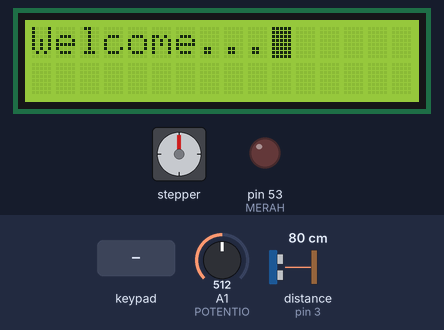
Bench run of a sketch on a simulated Arduino Mega 2560, built with avr-gcc and run on an emulated ATmega2560. Shown: 16×2 character LCD, stepper motor, output pins drawn as LEDs (lit = HIGH). Dashed ring = blinking. The inputs (shaded band) are chosen by the test bench; at power-on: distance to the obstacle (sensor on pin 3) 80 cm, A1 (POTENTIO) = 512. The echo pulse lasts 58.3 µs per cm; stepper angles assume 48 steps per turn; what the sketch prints to the serial monitor is not drawn.

Above: at 1.2 s.
1.3 s: key '1' pressed
At 1.7 s:
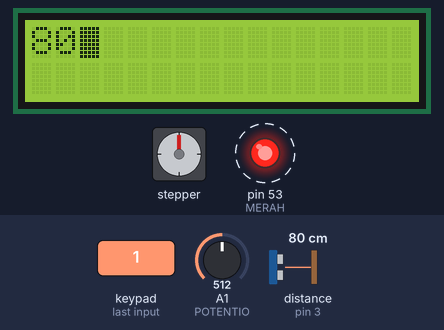
4.3 s: distance to the obstacle (sensor on pin 3) set to 12 cm
At 5.2 s:
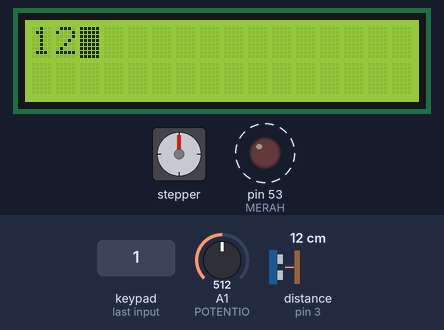
6.3 s: distance to the obstacle (sensor on pin 3) set to 9 cm
At 6.59 s:
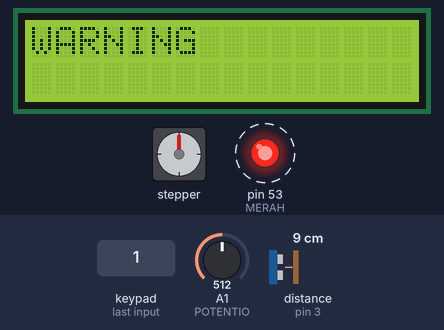
8.1 s: keypad keys 4 4 4 2 4 0 3 8 pressed 0.4 s apart
At 8.26 s:
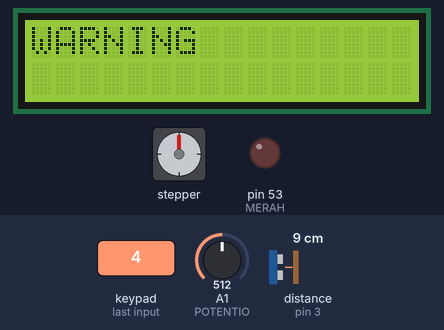
Timing chart, 0 to 60.3 s (numbered marks = the images above; inputs shaded):
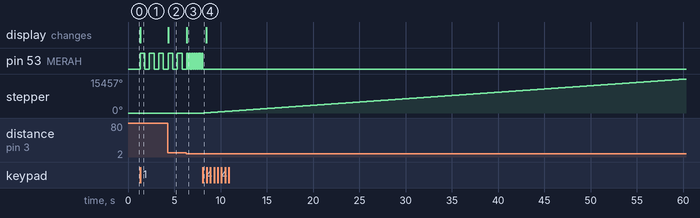

Measured:
- the behaviour switches between 11 and 10 cm on distance to the obstacle (sensor on pin 3) (found by bisection; images 2 and 3)
- after the input at 1.3 s, pin 53 (MERAH): alternates HIGH for 0.50 s and LOW for 0.51 s, starting at once; the display: changes at once (image 1)
- after the input at 4.3 s, the display: changes at once (image 2)
- after the input at 6.3 s, pin 53 (MERAH): alternates HIGH for 0.10 s and LOW for 0.10 s, starting after 0.14 s; the display: changes at once (image 3)
- after the input at 8.1 s, pin 53 (MERAH): stops changing and stays LOW; stepper: keeps turning clockwise at about 297°/s, starting after 0.09 s

The sketch:

latihan_24823.ino
```cpp
#include <Stepper.h>
#include <Ultrasonic.h>
#include <Keypad.h>
#include <LiquidCrystal.h>

#define POTENTIO A1
#define MERAH 53
#define TRIGPIN 4
#define ECHOPIN 3


const byte ROWS = 4;
const byte COLS = 4;
int stepsPerRevolution = 48;
char hexaKeys[ROWS][COLS] = {
  { '1', '2', '3', 'A' },
  { '4', '5', '6', 'B' },
  { '7', '8', '9', 'C' },
  { '*', '0', '#', 'D' }
};
byte rowPins[ROWS] = { 44, 42, 40, 38 };
byte colPins[COLS] = { 36, 34, 32, 30 };

int menu;
int distance;

Stepper myStepper(stepsPerRevolution, 45, 43, 41, 39);
Keypad customKeypad = Keypad(makeKeymap(hexaKeys), rowPins, colPins, ROWS, COLS);
LiquidCrystal lcd(6, 7, 9, 10, 11, 12);
Ultrasonic ultrasonic(TRIGPIN, ECHOPIN);

void setup() {
  lcd.begin(16, 2);
  Serial.begin(9600);
  pinMode(MERAH, OUTPUT);
  customKeypad.addEventListener(keypadEvent);
}

void loop() {
  char key = customKeypad.getKey();
  if (menu == 0) {
    lcd.setCursor(0, 0);
    lcd.print("Welcome...");
    lcd.blink();
  }
  if (menu == 1) {
    lcd.clear();
    distance = ultrasonic.read();
    if (distance <= 10) {
      lcd.noBlink();
      lcd.print("WARNING");
      digitalWrite(MERAH, HIGH);
      delay(100);
      digitalWrite(MERAH, LOW);
      delay(100);
    } else {
      lcd.print(distance);
      digitalWrite(MERAH, HIGH);
      delay(500);
      digitalWrite(MERAH, LOW);
      delay(500);
    }
  }
  if (menu == 2) {
    lcd.clear();
    int potval = analogRead(POTENTIO);
    int motorSpeed = map(potval, 0, 1023, 0, 100);
    stepsPerRevolution = map(potval,0,1023,0,48);

    if (motorSpeed > 0) {
      lcd.print(motorSpeed);
      myStepper.setSpeed(motorSpeed);
      myStepper.step(stepsPerRevolution);
    }
  }
}
void keypadEvent(KeypadEvent key) {
  if (customKeypad.getState() == PRESSED || customKeypad.getState() == HOLD) {
    Serial.println(key);
    switch (key) {
      case '1':
        menu = 1;
        break;
      case '4':
        menu = 2;
        break;
      case '*':
        menu = 0;
        break;
    }
  }
}
```
